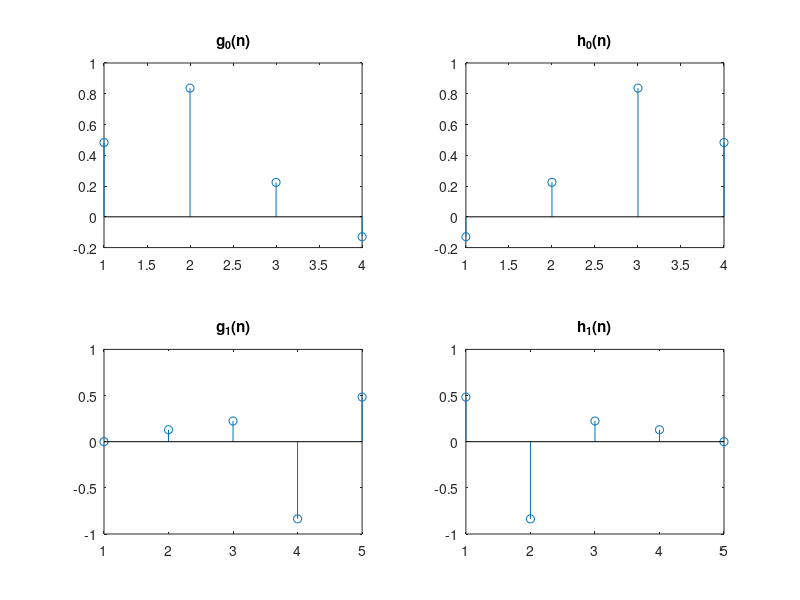

Here is the MATLAB script that generated this plot:
%ADVANCED METHODS FOR INFORMATION REPRESENTATION
%Lab_3

clear all;
close all;
clc;

%Load data
load('cardio100.mat');

g0=1/(4*sqrt(2))*[(1+sqrt(3)), (3+sqrt(3)), (3-sqrt(3)), (1-sqrt(3))];
h0=1/(4*sqrt(2))*[(1-sqrt(3)), (3-sqrt(3)), (3+sqrt(3)), (1+sqrt(3))];
g1=1/(4*sqrt(2))*[0, -(1-sqrt(3)), (3-sqrt(3)), -(3+sqrt(3)), (1+sqrt(3))];
h1=1/(4*sqrt(2))*[(1+sqrt(3)), -(3+sqrt(3)), (3-sqrt(3)), -(1-sqrt(3)), 0];

figure;
subplot(2,2,1); stem(g0); title('g_0(n)');
subplot(2,2,2); stem(h0); title('h_0(n)');
subplot(2,2,3); stem(g1); title('g_1(n)');
subplot(2,2,4); stem(h1); title('h_1(n)');